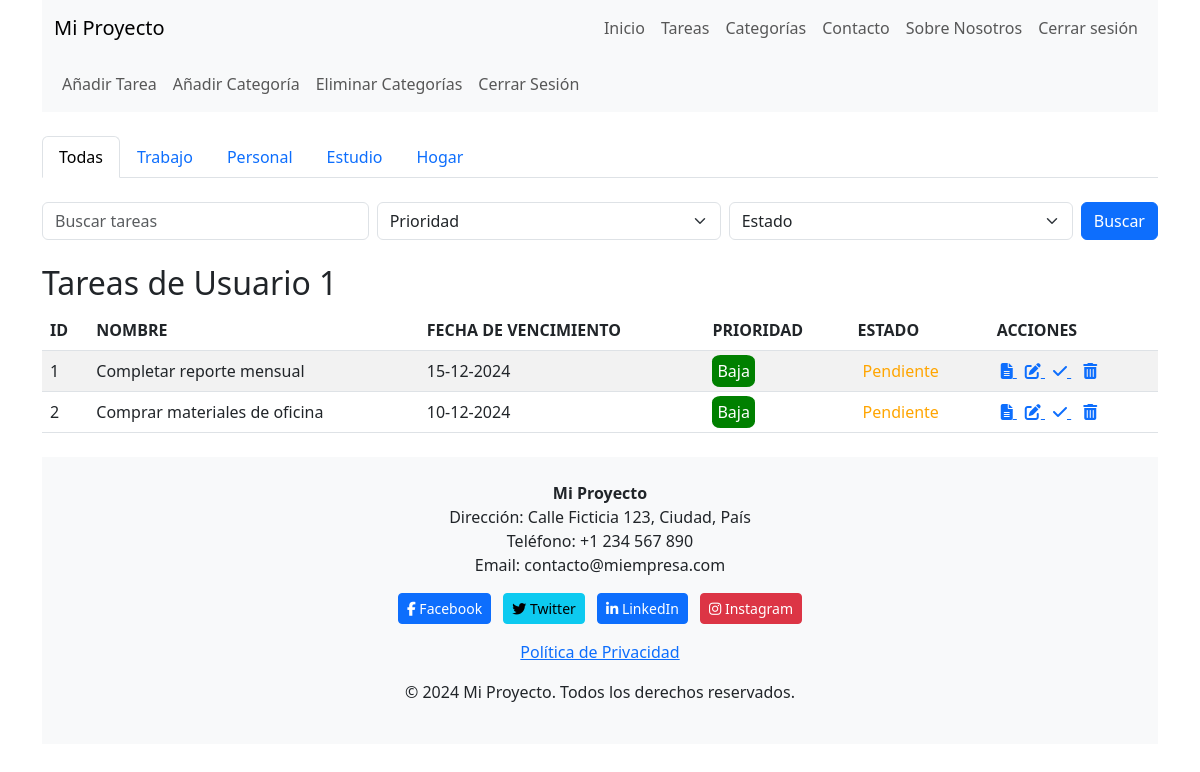
/public/home.php (signed in), run on the app's committed database.
### tables this page shows
CREATE TABLE IF NOT EXISTS `categorias` (
    id INT AUTO_INCREMENT PRIMARY KEY,
    nombre VARCHAR(50) NOT NULL,
    id_usuario INT,
    FOREIGN KEY (id_usuario) REFERENCES usuarios(id) ON DELETE CASCADE
);

CREATE TABLE IF NOT EXISTS `tareas` (
    id INT AUTO_INCREMENT PRIMARY KEY,
    nombre VARCHAR(100) NOT NULL,
    descripcion TEXT,
    fecha_vencimiento DATE,
    prioridad INT,
    id_usuario INT,
    id_categoria INT,
    status TINYINT(1) NOT NULL DEFAULT 1,   
    FOREIGN KEY (id_usuario) REFERENCES usuarios(id) ON DELETE CASCADE,
    FOREIGN KEY (id_categoria) REFERENCES categorias(id) ON DELETE CASCADE
);

### models/Model.php (called while the page is built, shortened)
<?php
class Model {
    public function __construct($pdo) {
        $this->db = $pdo;
    }
}
?>

### models/Categoria.php (called while the page is built, shortened)
<?php
require_once 'Model.php';
class Categoria extends Model {
    public function getCategoriasPorUsuario($usuarioId) {
        $stmt = $this->db->prepare("SELECT * FROM categorias WHERE id_usuario = ?");
        $stmt->execute([$usuarioId]);
        return $stmt->fetchAll();
    }
}
?>

### models/Tarea.php (called while the page is built, shortened)
<?php
require_once 'Model.php';
class Tarea extends Model {
public function buscarTareasConFiltros($usuarioId, $search, $prioridad, $estado) {
    $sql = "SELECT * FROM tareas WHERE id_usuario = :id_usuario";
    $stmt = $this->db->prepare($sql);
    $stmt->bindParam(':id_usuario', $usuarioId);
    $stmt->execute();
    return $stmt->fetchAll(PDO::FETCH_ASSOC);
}
}
?>

### public/home.php (the view, shortened to what this page needs)
<?php
require_once '../models/Tarea.php';
require_once '../models/Categoria.php';
require_once '../config/db.php';
$tareaModel = new Tarea($pdo);
$categoriaModel = new Categoria($pdo);
$idUsuario = $_SESSION['usuario']['id'];
$categorias = $categoriaModel->getCategoriasPorUsuario($idUsuario);
$categoriaFiltrada = isset($_GET['id_categoria']) ? $_GET['id_categoria'] : null;
$search = isset($_GET['search']) ? $_GET['search'] : '';
$prioridad = isset($_GET['prioridad']) ? $_GET['prioridad'] : '';
$estado = isset($_GET['estado']) ? $_GET['estado'] : '';
if ($categoriaFiltrada) {
    $tareas = $tareaModel->getTareasConFiltros($categoriaFiltrada, $idUsuario, $search, $prioridad, $estado);
} else {
    $tareas = $tareaModel->buscarTareasConFiltros($idUsuario, $search, $prioridad, $estado);
}
?>
<!DOCTYPE html>
<html lang="es">
<head>
    <link href="https://cdn.jsdelivr.net/npm/bootstrap@5.3.0-alpha3/dist/css/bootstrap.min.css" rel="stylesheet">
    <link href="https://cdnjs.cloudflare.com/ajax/libs/font-awesome/6.0.0-beta3/css/all.min.css" rel="stylesheet">
    <link href="../public/css/style.css" rel="stylesheet">
</head>
<body>
    <div class="container">
    <?php include('../views/header.php'); ?>
<nav class="navbar navbar-expand-lg navbar-light bg-light mb-4">
    <div class="container-fluid">
        <div class="collapse navbar-collapse" id="navbarNav">
            <ul class="navbar-nav">
                <li class="nav-item">
                    <a class="nav-link" href="../views/add_task.php">Añadir Tarea</a>
                </li>
                <li class="nav-item">
                    <a class="nav-link" href="../views/add_category.php">Añadir Categoría</a>
                </li>
                <li class="nav-item">
                    <a class="nav-link" href="../views/delete_categories.php">Eliminar Categorías</a>
                </li>
                <li class="nav-item">
                    <a class="nav-link" href="logout.php">Cerrar Sesión</a>
                </li>
            </ul>
        </div>
    </div>
</nav>
        <ul class="nav nav-tabs mb-4">
            <li class="nav-item">
                <a class="nav-link <?php echo is_null($categoriaFiltrada) ? 'active' : ''; ?>" href="home.php">Todas</a>
            </li>
            <?php foreach ($categorias as $categoria): ?>
                <li class="nav-item position-relative">
                    <a class="nav-link <?php echo ($categoriaFiltrada == $categoria['id']) ? 'active' : ''; ?>"
                        href="home.php?id_categoria=<?php echo $categoria['id']; ?>">
                        <?php echo htmlspecialchars($categoria['nombre']); ?>
                    </a>
                </li>
            <?php endforeach; ?>
        </ul>
        <form action="home.php" method="GET" class="d-flex mb-4">
            <input type="text" name="search" class="form-control" placeholder="Buscar tareas"
                value="<?php echo isset($_GET['search']) ? htmlspecialchars($_GET['search']) : ''; ?>">
            <select name="prioridad" class="form-select ms-2">
                <option value="">Prioridad</option>
            </select>
            <select name="estado" class="form-select ms-2">
                <option value="">Estado</option>
            </select>
            <button type="submit" class="btn btn-primary ms-2">Buscar</button>
        </form>
        <h2>Tareas de <?php echo htmlspecialchars($_SESSION['usuario']['nombre']); ?></h2>
        <table id="tabla-tareas" class="table table-striped">
            <thead>
                <tr>
                    <th data-tipo="numero">ID</th>
                    <th data-tipo="texto">NOMBRE</th>
                    <th data-tipo="fecha">FECHA DE VENCIMIENTO</th>
                    <th data-tipo="texto">PRIORIDAD</th>
                    <th data-tipo="texto">ESTADO</th>
                    <th>ACCIONES</th>
                </tr>
            </thead>
            <tbody>
                <?php if (empty($tareas)): ?>
                    <tr>
                        <td colspan="7" class="text-center">No hay tareas para mostrar.</td>
                    </tr>
                <?php else: ?>
                    <?php foreach ($tareas as $tarea): ?>
                        <tr>
                            <td><?php echo $tarea['id']; ?></td>
                            <td><?php echo htmlspecialchars($tarea['nombre']); ?></td>
                            <td><?php echo date('d-m-Y', strtotime($tarea['fecha_vencimiento'])); ?></td>
                            <td>
                                <?php
                                $prioridad = $tarea['prioridad'];
                                switch ($prioridad) {
                                    case 1:
                                        echo "<span style='color: white; background-color: green;'>Baja</span>";
                                        break;
                                }
                                ?>
                            </td>
                            <td>
                                <?php
                                if ($tarea['status'] == 1) {
                                    echo "<span style='color: orange;'>Pendiente</span>";
                                } else {
                                    echo "<span style='color: green;'>Completada</span>";
                                }
                                ?>
                            </td>
                            <td>
                                <a href="../views/task_detail.php?id=<?php echo $tarea['id']; ?>" class="mx-1"
                                    title="Ver Detalles">
                                    <i class="fas fa-file-alt"></i>
                                </a>
                                <a href="../views/edit_task.php?id=<?php echo $tarea['id']; ?>" class="mx-1" title="Editar">
                                    <i class="fas fa-edit"></i>
                                </a>
                                <?php if ($tarea['status'] == 1): ?>
                                    <a href="../views/mark_task_done.php?id=<?php echo $tarea['id']; ?>" class="mx-1"
                                        title="Marcar como realizada">
                                        <i class="fas fa-check"></i>
                                    </a>
                                <?php endif; ?>
                                <a href="../views/delete_task.php?id=<?php echo $tarea['id']; ?>" class="mx-2" title="Eliminar">
                                    <i class="fas fa-trash-alt"></i>
                                </a>
                            </td>
                        </tr>
                    <?php endforeach; ?>
                <?php endif; ?>
            </tbody>
        </table>
        <?php include('../views/footer.php'); ?>
</body>
</html>

### public/css/style.css (style rules this page uses)
html, body { height: 100%; margin: 0; }
body { display: flex; flex-direction: column; }
.container { flex: 1; }
th { cursor: pointer; position: relative; }
th::after { content: ""; position: absolute; right: 8px; top: 50%; transform: translateY(-50%); border: 6px solid transparent; display: none; }
span { width: 20px; padding: 5px; border-radius: 20%; }

### data on the page
categorias: nombre "Trabajo"
categorias: nombre "Personal"
categorias: nombre "Estudio"
categorias: nombre "Hogar"
tareas: id "1", nombre "Completar reporte mensual", fecha_vencimiento "15-12-2024", prioridad "Baja", status "Pendiente"
tareas: id "2", nombre "Comprar materiales de oficina", fecha_vencimiento "10-12-2024", prioridad "Baja", status "Pendiente"

### other printed values
$_SESSION['usuario']['nombre'] "Usuario 1"
